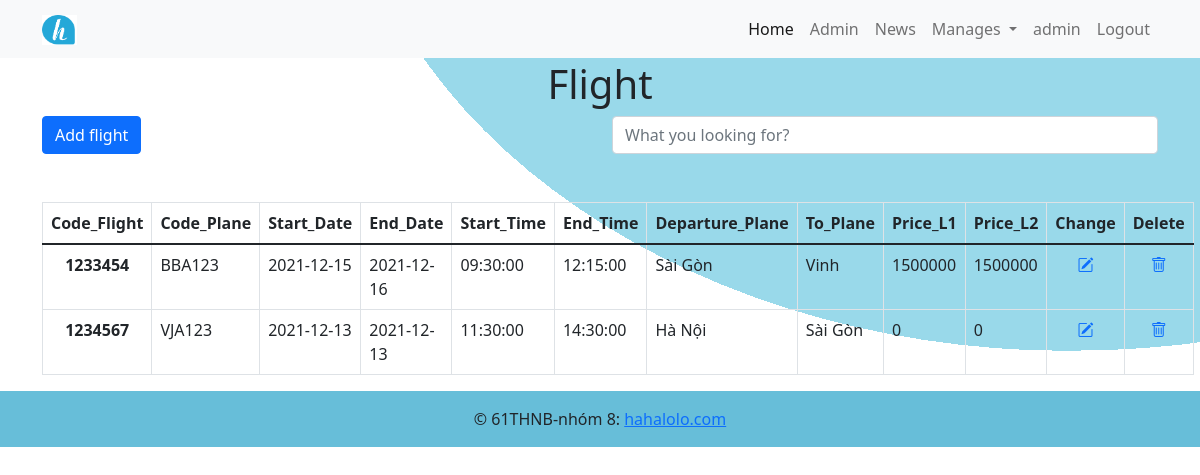
/admin/flight_admin.php (signed in), run on an earlier commit of the app's database.
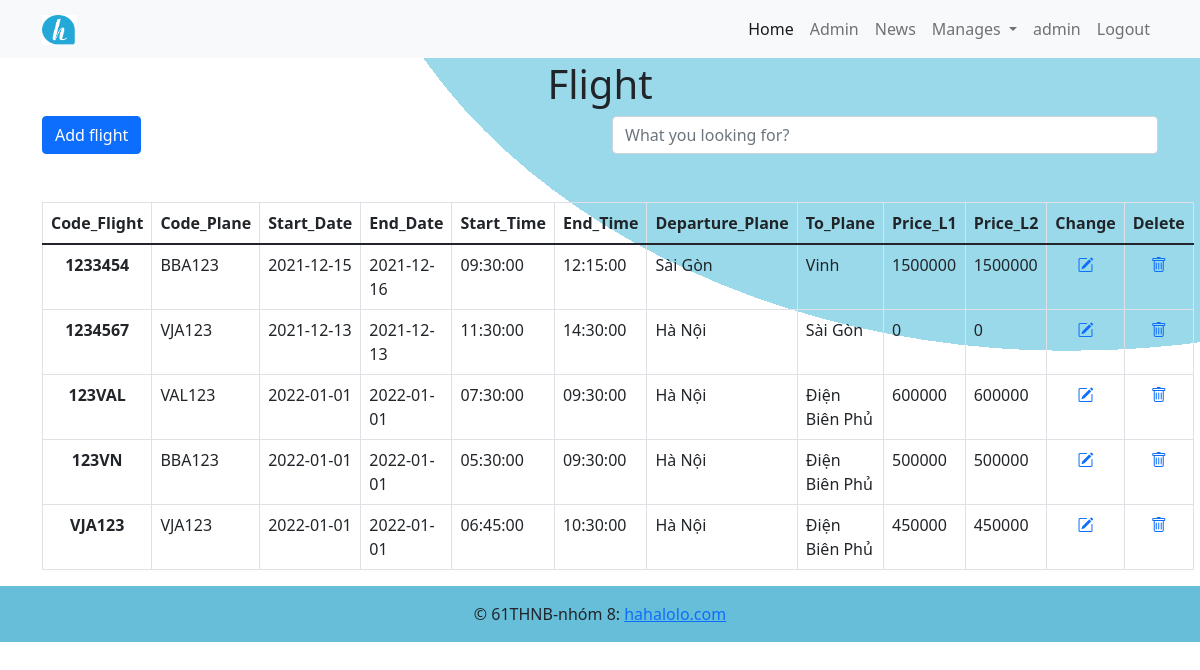
And on a later commit of the database.
### tables this page shows
CREATE TABLE `list_flight` (
  `Code_Flight` char(7) NOT NULL,
  `Code_Plane` char(7) NOT NULL,
  `Start_Date` date NOT NULL,
  `End_Date` date NOT NULL,
  `Start_Time` time NOT NULL,
  `End_Time` time NOT NULL,
  `Departure_Plane` varchar(25) NOT NULL,
  `To_Plane` varchar(25) NOT NULL,
  `Price_L1` int(11) NOT NULL,
  `Price_L2` int(11) NOT NULL
);

### admin/flight_admin.php (the view, shortened to what this page needs)
<?php
include "header_admin.php";
?>
<div class="container" style="margin-top: 5%;">
    <h1 class="mt-3 text-center">Flight</h1>
    <div class="row">
        <div class="col-6">
            <a class="btn btn-primary mb-5 bt-3" href="flight_add.php" role="button">Add flight</a>
        </div>
        <div class="form-group pull-right col-6 ">
            <input type="text" class="search form-control" placeholder="What you looking for?">
        </div>
    </div>
    <table class="table table-hover table-bordered results">
        <thead>
            <tr>
                <th scope="col" class="text-center">Code_Flight</th>
                <th scope="col" class="text-center">Code_Plane</th>
                <th scope="col" class="text-center">Start_Date</th>
                <th scope="col" class="text-center">End_Date</th>
                <th scope="col" class="text-center">Start_Time</th>
                <th scope="col" class="text-center">End_Time</th>
                <th scope="col" class="text-center">Departure_Plane</th>
                <th scope="col" class="text-center">To_Plane</th>
                <th scope="col" class="text-center">Price_L1</th>
                <th scope="col" class="text-center">Price_L2</th>
                <th scope="col" class="text-center">Change </th>
                <th scope="col" class="text-center">Delete </th>
            </tr>
        </thead>
        <tbody>
            <?php
            include "connect.php";
            $query = "SELECT * FROM list_flight";
            $result = mysqli_query($conn, $query);
            while ($data = mysqli_fetch_assoc($result)) {
            ?>
                <tr>
                    <th scope="row" class="text-center"><?php echo $data['Code_Flight']  ?></th>
                    <td><?php echo $data['Code_Plane']  ?></td>
                    <td><?php echo $data['Start_Date']  ?></td>
                    <td><?php echo $data['End_Date']  ?></td>
                    <td><?php echo $data['Start_Time']  ?></td>
                    <td><?php echo $data['End_Time']  ?></td>
                    <td><?php echo $data['Departure_Plane']  ?></td>
                    <td><?php echo $data['To_Plane']  ?></td>
                    <td><?php echo $data['Price_L1']  ?></td>
                    <td><?php echo $data['Price_L1']  ?></td>
                    <td class="text-center"><a href="flight_edit.php?Code_Flight=<?php echo $data['Code_Flight'] ?>"><i class="bi bi-pencil-square"></i> </a></td>
                    <td class="text-center"><a href="flight_delete.php?Code_Flight=<?php echo $data['Code_Flight']  ?>"><i class="bi bi-trash"></i></a></td>
                </tr>
            <?php
            }
            ?>
        </tbody>
    </table>
</div>
<?php
include "footer.php";
?>

### admin/header_admin.php (shortened to what this page needs)
<!DOCTYPE html>
<html lang="en">
<head>
    <link href="https://cdn.jsdelivr.net/npm/bootstrap@5.1.3/dist/css/bootstrap.min.css" rel="stylesheet">
    <link rel="stylesheet" href="../assets/css/admin.css">
    <link rel="stylesheet" href="https://cdn.jsdelivr.net/npm/bootstrap-icons@1.7.2/font/bootstrap-icons.css">
    <link rel="stylesheet" href="../assets/css/search.css">
</head>
<body style="background-image: url(../assets/img/bg.png); background-attachment: fixed;">
    <div class="container-fruit  fixed-top ">
        <nav class="navbar navbar-expand-lg navbar-light bg-light ">
            <div class="container">
                <a class="navbar-brand" href="../index.php">
                    <img src="../assets/img/hahalolo.png" alt="" width="35" height="30">
                </a>
                <div class="collapse navbar-collapse" id="navbarSupportedContent">
                    <ul class="navbar-nav ms-auto mb-2 mb-lg-0">
                        <li class="nav-item">
                            <a class="nav-link active" aria-current="page" href="Home.php">Home</a>
                        </li>
                        <li class="nav-item">
                            <a class="nav-link" href="Account_admin.php">Admin</a>
                        </li>
                        <li class="nav-item">
                            <a class="nav-link" href="News.php">News</a>
                        </li>
                        <li class="nav-item dropdown">
                            <a class="nav-link dropdown-toggle" href="#" id="navbarDropdownMenuLink" role="button" data-bs-toggle="dropdown" aria-expanded="false">
                            Manages
                            </a>
                        </li>
                        <li class="nav-item">
                            <a class="nav-link"><?php echo $_SESSION['USERNAME_admin'] ?></a>
                        </li>
                        <li class="nav-item">
                            <a class="nav-link" href="logout_admin.php">Logout</a>
                        </li>
                    </ul>
                </div>
            </div>
        </nav>
    </div>

### admin/footer.php (shortened to what this page needs)
<footer class="page-footer mt-auto ">
<div class="footer-copyright text-center py-3  " style="background-color: #67BED9;">© 61THNB-nhóm 8:
  <a href="#">hahalolo.com</a>
</div>
</footer>
</body>
</html>

### assets/css/admin.css (style rules this page uses)
body { background-color: white; }

What changed in the data, as far as the page shows it:
added list_flight: Code_Flight "123VAL", Code_Plane "VAL123", Start_Date "2022-01-01", End_Date "2022-01-01", Start_Time "07:30:00", End_Time "09:30:00", Departure_Plane "Hà Nội", To_Plane "Điện Biên Phủ", Price_L1 "600000"
added list_flight: Code_Flight "123VN", Code_Plane "BBA123", Start_Date "2022-01-01", End_Date "2022-01-01", Start_Time "05:30:00", End_Time "09:30:00", Departure_Plane "Hà Nội", To_Plane "Điện Biên Phủ", Price_L1 "500000"
added list_flight: Code_Flight "VJA123", Code_Plane "VJA123", Start_Date "2022-01-01", End_Date "2022-01-01", Start_Time "06:45:00", End_Time "10:30:00", Departure_Plane "Hà Nội", To_Plane "Điện Biên Phủ", Price_L1 "450000"
